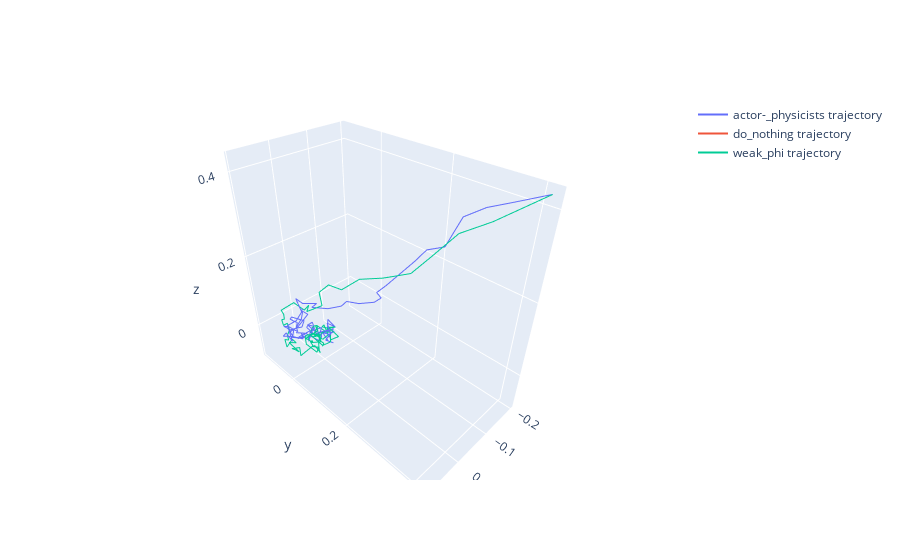

The notebook cell saved with this chart:
### Code cell
fig = go.Figure()


fig.add_trace(go.Scatter3d(
    x=a_traj[:,0],
    y=a_traj[:,1],
    z=a_traj[:,2],
    mode='lines',
    name="actor-_physicists trajectory"
))

fig.add_trace(go.Scatter3d(
    x=do_nothing[:,0],
    y=do_nothing[:,1],
    z=do_nothing[:,2],
    mode='lines',
    name="do_nothing trajectory"
))

fig.add_trace(go.Scatter3d(
    x=weak_phi[:,0],
    y=weak_phi[:,1],
    z=weak_phi[:,2],
    mode='lines',
    name="weak_phi trajectory"
))
